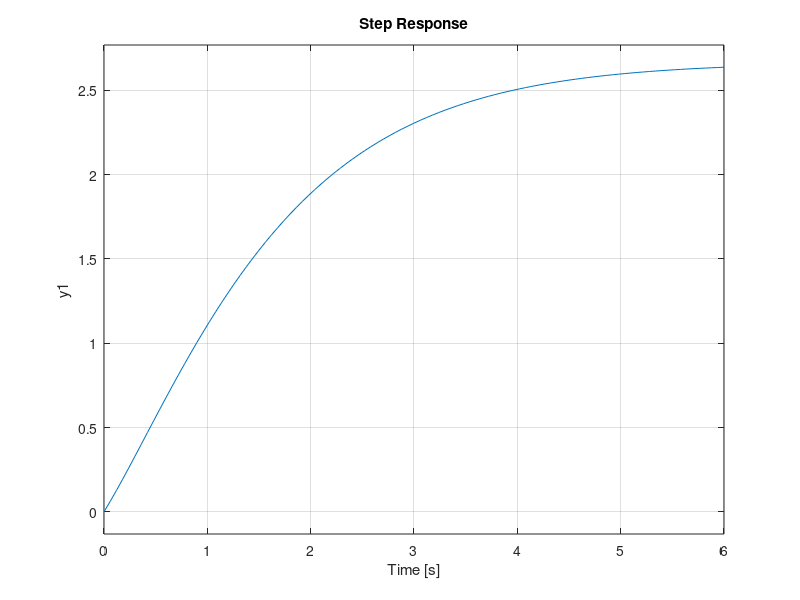

MATLAB code for this plot:
A = [-1.0, 1.0, 0.0; 0.0, -1.0, 0.0; 0.0, 0.0, -3.0]
B = [0.0; 1.0; 1.0]
C = [1.5, 1.25, -0.25]
D = [0.0]
plant = ss(A,B,C,D)
isstable(plant)
rank(ctrb(A,B))
rank(obsv(A,C))
step(plant)